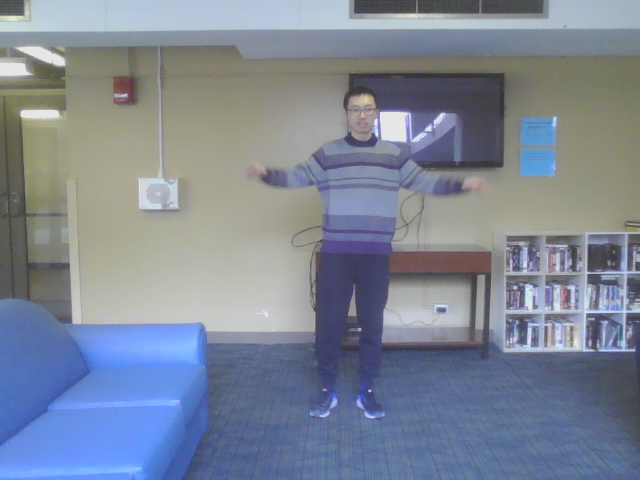
#> input picture my_images/00130.png, 640 x 480 px; its folder holds only this picture in this run
$ python my_bg_sub_and_optical_flow.py   (older library calls are emulated)
#> lines starting #> are read from the running program, lines starting #| are printed output that depends on the picture
#> further down, img is the input picture: shape (480, 640, 3); mean B, G, R 150.3, 134.4, 125.3
# -*- coding: utf-8 -*-

import cv2
import numpy as np
import time
import matplotlib.pyplot as plt

int2str = lambda num, blank: ("{:0"+str(blank)+"d}").format(num)

class OpticalFlow(object):
    def __init__(self):
        self.min_max_speed = 20

        self.img_color_curr = None
        self.img_gray_curr = None
        self.img_color_prev = None
        self.cnt_img = 0

    def insert_image(self, img_color):
        self.cnt_img += 1
        self.img_color_prev = self.img_color_curr
        self.img_color_curr = img_color
        self.flow_magnitude = None

    def compute_optical_flow(self):
        if self.cnt_img == 1:
            return self.get_black_image(depth = 0)
        else:
            # Compute optical flow: vx and vy
            gray_curr = cv2.cvtColor(self.img_color_curr,cv2.COLOR_BGR2GRAY)
            gray_prev = cv2.cvtColor(self.img_color_prev,cv2.COLOR_BGR2GRAY)
            flow = cv2.calcOpticalFlowFarneback(gray_prev, gray_curr, None, 0.5, 3, 15, 3, 5, 1.2, 0)

            # Compute magnitude
            flow_vx=flow[...,0]
            flow_vy=flow[...,1]
            self.flow_magnitude = np.sqrt(flow_vx**2+flow_vy**2)

            return self.flow_magnitude

    def flow_to_image(self, flow_magnitude):
        flow_uint8 = (flow_magnitude*10).astype(np.uint8)
        flow_img = cv2.cvtColor(flow_uint8, cv2.COLOR_GRAY2BGR)
        return flow_img

    def get_black_image(self, depth):
#> called with depth = 0
        s = self.img_color_curr.shape
#> s = (288, 384, 3)
#| 130th image , max vel =  0.0
#> `print("{}th image".format(cnt_img), ", max vel = ", flow_magnitude.max..`: flow_magnitude: shape (288, 384) float64; every value is 0
        if depth == 0:
            return np.zeros((s[0], s[1]))
        else:
            return np.zeros((s[0], s[1], depth))

    def get_mask_of_moving(self):
        if self.cnt_img == 1:
            return self.get_black_image(depth = 0)
        else:
            V = self.flow_magnitude
            mask =  V / max(self.min_max_speed, V.max())
            mask[mask>1]=1
            mask = mask**(0.5)
            return mask


class ModelBackground(object):
    def __init__(self, changing_rate = 0.03):
        self.img_color_bg = None
        self.cnt_img = 0
        self.changing_rate = changing_rate

    def insert_image(self, img_color):
        self.cnt_img += 1
        if self.cnt_img == 1: # Init background model
            if 0: # init with black
                self.img_color_bg = np.zeros_like(img_color)
            else: # init with first image
                self.img_color_bg = img_color.copy()

        # Make background model similar to the current image
        self.img_color_bg = (1 - self.changing_rate) * self.img_color_bg + \
                                self.changing_rate * img_color

    def get_background_image(self):
        return self.img_color_bg.astype( np.uint8 )

    def get_mask_of_foreground(self, img_color_curr, min_max_diff = 200):
#> called with min_max_diff = 200
        I1 = img_color_curr.astype(np.float)
        I2 = self.img_color_bg.astype(np.float)
        d = I1 - I2
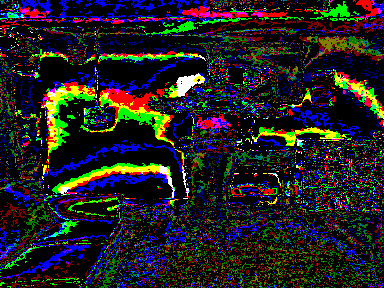
#> d: shape (288, 384, 3) float64; mean B, G, R 3.45e-15, 3.4e-15, 3.48e-15; drawn with min black and max white
        mask = np.sqrt( d[..., 0]**2 + d[..., 1]**2 + d[..., 2]**2 )
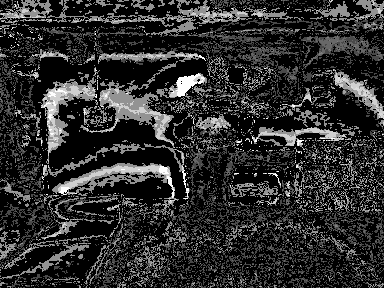
#> mask: shape (288, 384) float64; min 0, max 4.92e-14, mean 9.01e-15; drawn with min black and max white
        mask = mask / max(min_max_diff, mask.max())
        mask[mask>1]=1
        mask = mask**(0.5)
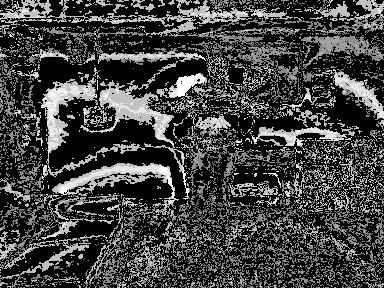
#> mask: shape (288, 384) float64; min 0, max 1.57e-08, mean 4.04e-09; drawn with min black and max white
        return mask


def mask2image(mask):
    m = (mask * 255).astype(np.uint8)
#> m: shape (288, 384); every value is 0
    return cv2.cvtColor(m, cv2.COLOR_GRAY2RGB)
#> returned value: shape (288, 384, 3); every value is 0

def setMaskOntoImage(mask, img):
    mask = mask.reshape(img.shape[0], img.shape[1], 1)
    res = img * mask
#> res: shape (288, 384, 3) float64; every value is 0
    res = res.astype(np.uint8)
    return res

if __name__=="__main__":

    image_folder = "my_images/"
    # image_folder = "my_images2/"
    image_folder_out = image_folder[:-1] + "_res/"

    of = OpticalFlow()
    bg = ModelBackground()

    for cnt_img in range(130, 400+1):
        filename = int2str(cnt_img, 5)+".png"
        img = cv2.imread(image_folder + filename)
        img = cv2.resize(img, (0,0), fx=0.6, fy=0.6)

        # Compute optical flow
        of.insert_image(img)
        flow_magnitude = of.compute_optical_flow()
        print("{}th image".format(cnt_img), ", max vel = ", flow_magnitude.max())
        # flow_img = of.flow_to_image(flow_magnitude)
        mask_of = of.get_mask_of_moving()

        # Compute background model
        bg.insert_image(img)
        # bg_img = bg.get_background_image()
        mask_bg = bg.get_mask_of_foreground(img)

        # Plot

        img_disp_of = np.hstack( (img, mask2image( mask_of ),
            setMaskOntoImage(mask_of, img) ))
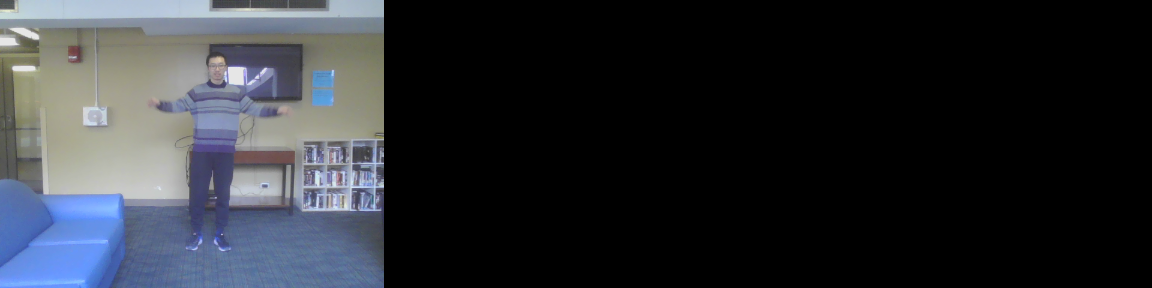
#> img_disp_of: shape (288, 1152, 3); mean B, G, R 50.1, 44.8, 41.7

        img_disp_bg = np.hstack( (img, mask2image( mask_bg ),
            setMaskOntoImage(mask_bg, img) ))
#> in setMaskOntoImage (call 2), `res = img * mask`:
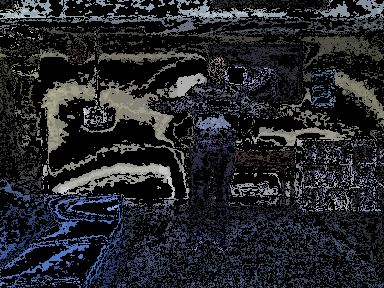
#> res: shape (288, 384, 3) float64; mean B, G, R 6.17e-07, 5.59e-07, 5.24e-07; drawn with min black and max white

        mask2 = (mask_bg * mask_of)**(0.9)
        img_disp_combine = np.hstack( (img, mask2image( mask2 ),
            setMaskOntoImage(mask2, img) ))


        img_disp = np.vstack((img_disp_of, img_disp_bg, img_disp_combine))
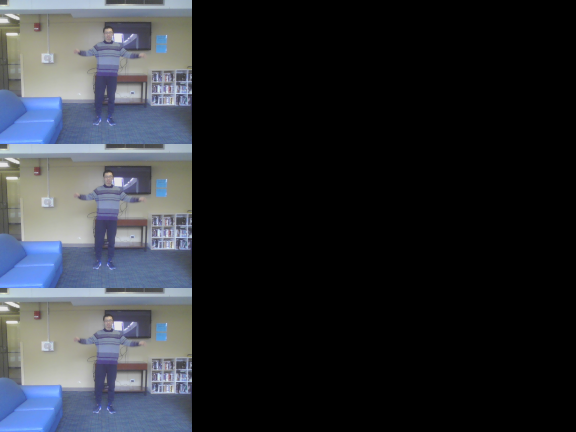
#> img_disp: shape (864, 1152, 3) (shown at 1/2 size); mean B, G, R 50.1, 44.8, 41.7
        cv2.imshow("optical flow", img_disp)
        cv2.imwrite(image_folder_out + filename, img_disp)

        # Waitkey
        q = cv2.waitKey(1)
#> (key Esc is pressed here)
#> (the run stopped early here; a loop or call above may not have finished)
